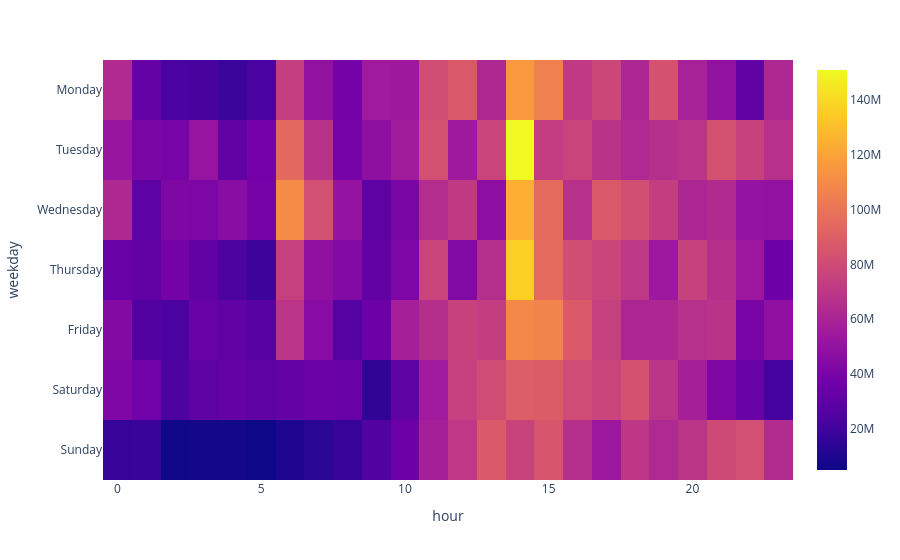

The code cell stored with this chart in its notebook:
### Code cell
df = load_all_data()
    
# properly order the weekdays
weekdays = ["Monday", "Tuesday", "Wednesday", "Thursday", "Friday", "Saturday", "Sunday"]
df['weekday'] = pd.Categorical(df['weekday'], categories=weekdays, ordered=True)

# group by weekday and hour
time_totals = (df.groupby(['weekday', 'hour'])['ms_played'].sum().reset_index())

# pivot to get weekday columns
heatmap_df = time_totals.pivot(columns='hour', index='weekday', values='ms_played')

fig = px.imshow(heatmap_df)
fig.show()

### Figure 1 — Plotly figure (JSON) as saved in the notebook; plotly's stock layout.template omitted (floating-point values rounded to 4 significant figures; data arrays with more than 128 entries replaced by an {"elided": "..."} marker saying what was removed)
{"data": [{"coloraxis": "coloraxis", "hovertemplate": "hour: %{x}<br>weekday: %{y}<br>color: %{z}<extra></extra>", "name": "0", "type": "heatmap", "x": [0, 1, 2, 3, 4, 5, 6, 7, 8, 9, 10, 11, 12, 13, 14, 15, 16, 17, 18, 19, 20, 21, 22, 23], "xaxis": "x", "y": ["Monday", "Tuesday", "Wednesday", "Thursday", "Friday", "Saturday", "Sunday"], "yaxis": "y", "z": {"elided": "7x24 int values"}}], "layout": {"coloraxis": {"colorscale": [[0, "#0d0887"], [0.1111, "#46039f"], [0.2222, "#7201a8"], [0.3333, "#9c179e"], [0.4444, "#bd3786"], [0.5556, "#d8576b"], [0.6667, "#ed7953"], [0.7778, "#fb9f3a"], [0.8889, "#fdca26"], [1, "#f0f921"]]}, "margin": {"t": 60}, "xaxis": {"anchor": "y", "constrain": "domain", "domain": [0, 1], "scaleanchor": "y", "title": {"text": "hour"}}, "yaxis": {"anchor": "x", "autorange": "reversed", "constrain": "domain", "domain": [0, 1], "title": {"text": "weekday"}}}}
